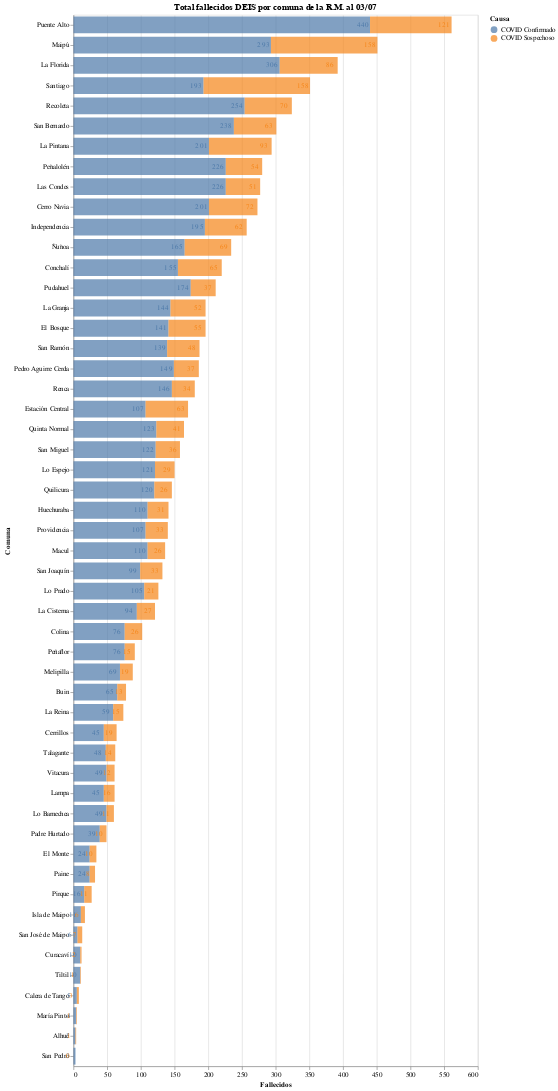

The cell this chart's notebook holds for it:
### Code cell
#hide_input
bars = alt.Chart(deaths_long_format).mark_bar(opacity=0.7, size=25).encode(
    x = alt.X('Fallecidos:Q', stack='zero'),
    y = alt.Y('Comuna', sort='-x'),
    tooltip = ['Comuna', 'Fallecidos'],
    color = alt.Color('Causa', sort=['Confirmado','Sospechoso']),
    order = alt.Order('Causa')
)

text = alt.Chart(deaths_long_format).mark_text(dx=-11, dy=0, color="#636363").encode(
     x=alt.X('Fallecidos:Q', stack='zero'),
     y=alt.Y('Comuna', sort='-x'),
     color=alt.Color('Causa', sort=['Confirmado','Sospechoso']),
     order = alt.Order("Causa"),
     text=alt.Text("Fallecidos", format=',.0f')
)
(bars+text).properties(
    title = f"Total fallecidos DEIS por comuna de la R.M. al {pd.to_datetime('2020-07-03').strftime('%d/%m')}",
    width = 600,
    height = alt.Step(30)
)

### Figure 1 — Vega-Lite specification as saved in the notebook (floating-point values rounded to 4 significant figures)
{"config": {"view": {"continuousWidth": 400, "continuousHeight": 300}}, "layer": [{"mark": {"type": "bar", "opacity": 0.7, "size": 25}, "encoding": {"color": {"type": "nominal", "field": "Causa", "sort": ["Confirmado", "Sospechoso"]}, "order": {"type": "nominal", "field": "Causa"}, "tooltip": [{"type": "nominal", "field": "Comuna"}, {"type": "quantitative", "field": "Fallecidos"}], "x": {"type": "quantitative", "field": "Fallecidos", "stack": "zero"}, "y": {"type": "nominal", "field": "Comuna", "sort": "-x"}}}, {"mark": {"type": "text", "color": "#636363", "dx": -11, "dy": 0}, "encoding": {"color": {"type": "nominal", "field": "Causa", "sort": ["Confirmado", "Sospechoso"]}, "order": {"type": "nominal", "field": "Causa"}, "text": {"type": "quantitative", "field": "Fallecidos", "format": ",.0f"}, "x": {"type": "quantitative", "field": "Fallecidos", "stack": "zero"}, "y": {"type": "nominal", "field": "Comuna", "sort": "-x"}}}], "data": {"name": "data-14309a7e99dbce3ebc48cf0ee1f04fd7"}, "height": {"step": 30}, "title": "Total fallecidos DEIS por comuna de la R.M. al 03/07", "width": 600, "$schema": "https://vega.github.io/schema/vega-lite/v4.8.1.json", "datasets": {"data-14309a7e99dbce3ebc48cf0ee1f04fd7": [{"Comuna": "San Bernardo", "Causa": "COVID Confirmado", "Fallecidos": 238}, {"Comuna": "Lo Barnechea", "Causa": "COVID Confirmado", "Fallecidos": 49}, {"Comuna": "San Ramón", "Causa": "COVID Confirmado", "Fallecidos": 139}, {"Comuna": "Conchalí", "Causa": "COVID Confirmado", "Fallecidos": 155}, {"Comuna": "La Cisterna", "Causa": "COVID Confirmado", "Fallecidos": 94}, {"Comuna": "Lo Prado", "Causa": "COVID Confirmado", "Fallecidos": 105}, {"Comuna": "Maipú", "Causa": "COVID Confirmado", "Fallecidos": 293}, {"Comuna": "Quinta Normal", "Causa": "COVID Confirmado", "Fallecidos": 123}, {"Comuna": "Renca", "Causa": "COVID Confirmado", "Fallecidos": 146}, {"Comuna": "Lo Espejo", "Causa": "COVID Confirmado", "Fallecidos": 121}, {"Comuna": "Cerrillos", "Causa": "COVID Confirmado", "Fallecidos": 45}, {"Comuna": "Curacaví", "Causa": "COVID Confirmado", "Fallecidos": 10}, {"Comuna": "Paine", "Causa": "COVID Confirmado", "Fallecidos": 24}, {"Comuna": "Calera de Tango", "Causa": "COVID Confirmado", "Fallecidos": 5}, {"Comuna": "Colina", "Causa": "COVID Confirmado", "Fallecidos": 76}, {"Comuna": "La Granja", "Causa": "COVID Confirmado", "Fallecidos": 144}, {"Comuna": "La Florida", "Causa": "COVID Confirmado", "Fallecidos": 306}, {"Comuna": "Peñalolén", "Causa": "COVID Confirmado", "Fallecidos": 226}, {"Comuna": "Independencia", "Causa": "COVID Confirmado", "Fallecidos": 195}, {"Comuna": "Ñuñoa", "Causa": "COVID Confirmado", "Fallecidos": 165}, {"Comuna": "Vitacura", "Causa": "COVID Confirmado", "Fallecidos": 49}, {"Comuna": "Cerro Navia", "Causa": "COVID Confirmado", "Fallecidos": 201}, {"Comuna": "San Joaquín", "Causa": "COVID Confirmado", "Fallecidos": 99}, {"Comuna": "Estación Central", "Causa": "COVID Confirmado", "Fallecidos": 107}, {"Comuna": "Recoleta", "Causa": "COVID Confirmado", "Fallecidos": 254}, {"Comuna": "Huechuraba", "Causa": "COVID Confirmado", "Fallecidos": 110}, {"Comuna": "Pedro Aguirre Cerda", "Causa": "COVID Confirmado", "Fallecidos": 149}, {"Comuna": "Providencia", "Causa": "COVID Confirmado", "Fallecidos": 107}, {"Comuna": "Macul", "Causa": "COVID Confirmado", "Fallecidos": 110}, {"Comuna": "Pudahuel", "Causa": "COVID Confirmado", "Fallecidos": 174}, {"Comuna": "Peñaflor", "Causa": "COVID Confirmado", "Fallecidos": 76}, {"Comuna": "La Pintana", "Causa": "COVID Confirmado", "Fallecidos": 201}, {"Comuna": "Isla de Maipo", "Causa": "COVID Confirmado", "Fallecidos": 11}, {"Comuna": "San Miguel", "Causa": "COVID Confirmado", "Fallecidos": 122}, {"Comuna": "San José de Maipo", "Causa": "COVID Confirmado", "Fallecidos": 6}, {"Comuna": "Buin", "Causa": "COVID Confirmado", "Fallecidos": 65}, {"Comuna": "La Reina", "Causa": "COVID Confirmado", "Fallecidos": 59}, {"Comuna": "Las Condes", "Causa": "COVID Confirmado", "Fallecidos": 226}, {"Comuna": "Pirque", "Causa": "COVID Confirmado", "Fallecidos": 16}, {"Comuna": "El Bosque", "Causa": "COVID Confirmado", "Fallecidos": 141}, {"Comuna": "Quilicura", "Causa": "COVID Confirmado", "Fallecidos": 120}, {"Comuna": "María Pinto", "Causa": "COVID Confirmado", "Fallecidos": 4}, {"Comuna": "Tiltil", "Causa": "COVID Confirmado", "Fallecidos": 10}, {"Comuna": "San Pedro", "Causa": "COVID Confirmado", "Fallecidos": 3}, {"Comuna": "Lampa", "Causa": "COVID Confirmado", "Fallecidos": 45}, {"Comuna": "Puente Alto", "Causa": "COVID Confirmado", "Fallecidos": 440}, {"Comuna": "Talagante", "Causa": "COVID Confirmado", "Fallecidos": 48}, {"Comuna": "Padre Hurtado", "Causa": "COVID Confirmado", "Fallecidos": 39}, {"Comuna": "Alhué", "Causa": "COVID Confirmado", "Fallecidos": 3}, {"Comuna": "Melipilla", "Causa": "COVID Confirmado", "Fallecidos": 69}, {"Comuna": "Santiago", "Causa": "COVID Confirmado", "Fallecidos": 193}, {"Comuna": "El Monte", "Causa": "COVID Confirmado", "Fallecidos": 24}, {"Comuna": "San Bernardo", "Causa": "COVID Sospechoso", "Fallecidos": 63}, {"Comuna": "Lo Barnechea", "Causa": "COVID Sospechoso", "Fallecidos": 11}, {"Comuna": "San Ramón", "Causa": "COVID Sospechoso", "Fallecidos": 48}, {"Comuna": "Conchalí", "Causa": "COVID Sospechoso", "Fallecidos": 65}, {"Comuna": "La Cisterna", "Causa": "COVID Sospechoso", "Fallecidos": 27}, {"Comuna": "Lo Prado", "Causa": "COVID Sospechoso", "Fallecidos": 21}, {"Comuna": "Maipú", "Causa": "COVID Sospechoso", "Fallecidos": 158}, {"Comuna": "Quinta Normal", "Causa": "COVID Sospechoso", "Fallecidos": 41}, {"Comuna": "Renca", "Causa": "COVID Sospechoso", "Fallecidos": 34}, {"Comuna": "Lo Espejo", "Causa": "COVID Sospechoso", "Fallecidos": 29}, {"Comuna": "Cerrillos", "Causa": "COVID Sospechoso", "Fallecidos": 19}, {"Comuna": "Curacaví", "Causa": "COVID Sospechoso", "Fallecidos": 2}, {"Comuna": "Paine", "Causa": "COVID Sospechoso", "Fallecidos": 8}, {"Comuna": "Calera de Tango", "Causa": "COVID Sospechoso", "Fallecidos": 3}, {"Comuna": "Colina", "Causa": "COVID Sospechoso", "Fallecidos": 26}, {"Comuna": "La Granja", "Causa": "COVID Sospechoso", "Fallecidos": 52}, {"Comuna": "La Florida", "Causa": "COVID Sospechoso", "Fallecidos": 86}, {"Comuna": "Peñalolén", "Causa": "COVID Sospechoso", "Fallecidos": 54}, {"Comuna": "Independencia", "Causa": "COVID Sospechoso", "Fallecidos": 62}, {"Comuna": "Ñuñoa", "Causa": "COVID Sospechoso", "Fallecidos": 69}, {"Comuna": "Vitacura", "Causa": "COVID Sospechoso", "Fallecidos": 12}, {"Comuna": "Cerro Navia", "Causa": "COVID Sospechoso", "Fallecidos": 72}, {"Comuna": "San Joaquín", "Causa": "COVID Sospechoso", "Fallecidos": 33}, {"Comuna": "Estación Central", "Causa": "COVID Sospechoso", "Fallecidos": 63}, {"Comuna": "Recoleta", "Causa": "COVID Sospechoso", "Fallecidos": 70}, {"Comuna": "Huechuraba", "Causa": "COVID Sospechoso", "Fallecidos": 31}, {"Comuna": "Pedro Aguirre Cerda", "Causa": "COVID Sospechoso", "Fallecidos": 37}, {"Comuna": "Providencia", "Causa": "COVID Sospechoso", "Fallecidos": 33}, {"Comuna": "Macul", "Causa": "COVID Sospechoso", "Fallecidos": 26}, {"Comuna": "Pudahuel", "Causa": "COVID Sospechoso", "Fallecidos": 37}, {"Comuna": "Peñaflor", "Causa": "COVID Sospechoso", "Fallecidos": 15}, {"Comuna": "La Pintana", "Causa": "COVID Sospechoso", "Fallecidos": 93}, {"Comuna": "Isla de Maipo", "Causa": "COVID Sospechoso", "Fallecidos": 6}, {"Comuna": "San Miguel", "Causa": "COVID Sospechoso", "Fallecidos": 36}, {"Comuna": "San José de Maipo", "Causa": "COVID Sospechoso", "Fallecidos": 7}, {"Comuna": "Buin", "Causa": "COVID Sospechoso", "Fallecidos": 13}, {"Comuna": "La Reina", "Causa": "COVID Sospechoso", "Fallecidos": 15}, {"Comuna": "Las Condes", "Causa": "COVID Sospechoso", "Fallecidos": 51}, {"Comuna": "Pirque", "Causa": "COVID Sospechoso", "Fallecidos": 11}, {"Comuna": "El Bosque", "Causa": "COVID Sospechoso", "Fallecidos": 55}, {"Comuna": "Quilicura", "Causa": "COVID Sospechoso", "Fallecidos": 26}, {"Comuna": "María Pinto", "Causa": "COVID Sospechoso", "Fallecidos": 1}, {"Comuna": "Tiltil", "Causa": "COVID Sospechoso", "Fallecidos": 1}, {"Comuna": "San Pedro", "Causa": "COVID Sospechoso", "Fallecidos": 0}, {"Comuna": "Lampa", "Causa": "COVID Sospechoso", "Fallecidos": 16}, {"Comuna": "Puente Alto", "Causa": "COVID Sospechoso", "Fallecidos": 121}, {"Comuna": "Talagante", "Causa": "COVID Sospechoso", "Fallecidos": 14}, {"Comuna": "Padre Hurtado", "Causa": "COVID Sospechoso", "Fallecidos": 10}, {"Comuna": "Alhué", "Causa": "COVID Sospechoso", "Fallecidos": 1}, {"Comuna": "Melipilla", "Causa": "COVID Sospechoso", "Fallecidos": 19}, {"Comuna": "Santiago", "Causa": "COVID Sospechoso", "Fallecidos": 158}, {"Comuna": "El Monte", "Causa": "COVID Sospechoso", "Fallecidos": 10}]}}
